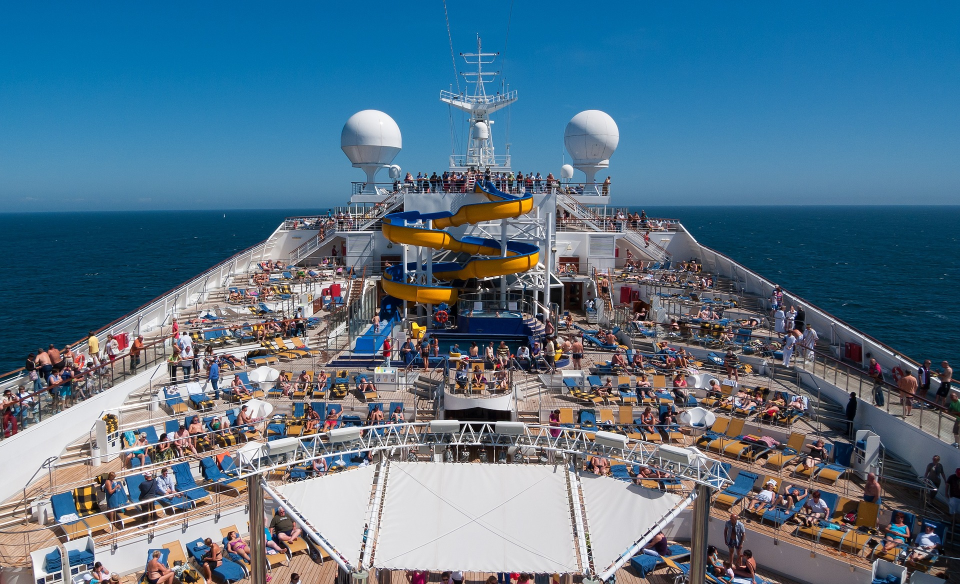
//> input picture ship.jpg, 1920 x 1168 px (shown at 1/2 size)
$ ./main   (built with g++ and OpenCV 4)
//> lines starting //> are read from the running program, lines starting //| are printed output that depends on the picture; after the words box and inside, x2 and y2 are one past the last pixel; in counts of white or black regions, pixels touching at a corner belong together
/****************************************************
 *                  Image Processor                 *
 *              Aeolus Robotics test 1/2            *
 *                                                  *
 *                                                  *
 * The algorithm has two classes:                   *
 *  region: implements the find_region (to debug)   *
 *          and                                     *
 *          find_perimeter and save_pixels          *
 *          operations.                             *
 *  display:implements the display_image and        *
 *          display_pixels operations.              *
 *                                                  *
 * Author: José Jaramillo                           *
 ****************************************************/

#include <bits/stdc++.h>
#include <opencv2/core/core.hpp>
#include <opencv2/highgui/highgui.hpp>
#include <iostream>

using namespace std;
using namespace cv;

// >>>>>>>>>> class: region <<<<<<<<<<

class region
{
    public:
    int id;
    Mat _region;


    // Constructors
    region(Mat image, int pixel_X, int pixel_Y,int greedy){		//Find region
	    //	Region can be find in a grayscale image
        int reference_pixel_intensity= (int)image.at<uchar>(pixel_X,pixel_Y);
        cout << "Pixel intensity is: " << reference_pixel_intensity << endl;
        cout << "Image size: " << image.cols << " x " << image.rows << endl;

        _region = Mat::ones(image.rows,image.cols, CV_8UC1);
        cout << "Image size: " << _region.cols << " x " << image.rows << endl;

        checkPixel(image,_region,pixel_X,pixel_Y,reference_pixel_intensity,greedy);

        checkSurroundingPixels(image,_region,pixel_X,pixel_Y,reference_pixel_intensity,greedy);


	}

	region(const region& reg){		//Find perimeters

        _region = Mat::ones(reg._region.rows,reg._region.cols, CV_8UC1);

        // iterate over all pixels and find borders

        for (int i=0; i<_region.rows; i++){
            for (int j=0; j< _region.cols; j++){
                if(border(_region, reg._region, i, j)){
                    _region.at<uchar>(i,j)= 255;
                }


            }
        }


	}


    // Member Functions()
    void save_pixels(std::string directory){
        imwrite(directory,_region);

    }

    inline Mat getRegion(){

        return _region;
    }


    private:

    bool checkPixel(Mat image, Mat& _region, int position_X, int position_Y, int reference_intensity, int greedy){
        int pixel_intensity= (int)image.at<uchar>(position_X,position_Y);
        //  check if pixel intensity is close to the reference pixel and add to region
        //cout << "Pos x " << position_X  <<  " pos y "<< position_Y<<endl;
        if (pixel_intensity > reference_intensity-greedy && pixel_intensity < reference_intensity+greedy){
            _region.at<uchar>(position_X,position_Y)= 255;
            return true;
            //cout << "Pos x " << position_X  <<  " pos y "<< position_Y<<endl;
        }
        return false;
    }

    bool checkSurroundingPixels(Mat image, Mat& _region, int position_X, int position_Y, int reference_intensity, int greedy){
        if(position_X-1>=0){
            if( (int)_region.at<uchar>(position_X-1,position_Y)==1 &&
                checkPixel(image,_region,position_X-1,position_Y,reference_intensity,greedy)){

                checkSurroundingPixels(image,_region,position_X-1,position_Y,reference_intensity,greedy);

            }

        }

        // [10 lines of commented-out code are left out]
        if(position_Y-1>=0){
            if( (int)_region.at<uchar>(position_X,position_Y-1)==1 &&
                checkPixel(image,_region,position_X,position_Y-1,reference_intensity,greedy)){

                checkSurroundingPixels(image,_region,position_X,position_Y-1,reference_intensity,greedy);

            }
        }
        if(position_Y+1<_region.cols){
            if( (int)_region.at<uchar>(position_X,position_Y+1)==1 &&
                checkPixel(image,_region,position_X,position_Y+1,reference_intensity,greedy)){

                checkSurroundingPixels(image,_region,position_X+1,position_Y,reference_intensity,greedy);

            }

        }


    }

    // Check if pixel is border
    bool border (Mat& _region, Mat origin, int position_X, int position_Y){
        if((int)origin.at<uchar>(position_X,position_Y)==1){
            return false;
        }

        if(position_X-1>=0){
            if( (int)origin.at<uchar>(position_X-1,position_Y)==1){

                return true;

            }

        }


        if(position_X+1<origin.rows){
            if( (int)origin.at<uchar>(position_X+1,position_Y)==1){

                return true;

            }

        }

        if(position_Y-1>=0){
            if( (int)origin.at<uchar>(position_X,position_Y-1)==1){

                return true;


            }
        }
        if(position_Y+1<origin.cols){
            if( (int)origin.at<uchar>(position_X,position_Y+1)==1){

                return true;

            }
        }

    }

};

// >>>>>>>>>> class: display <<<<<<<<<<

class display
{
    public:
    int id;

    // Constructors
    display(Mat image){		//display_image
        namedWindow( "Display window2", WINDOW_AUTOSIZE );// Create a window for display.
        imshow( "Display window2", image );                   // Show our image inside it.

        waitKey(0);


	}

	display(region& reg){		//display_pixels
        namedWindow( "Display window2", WINDOW_AUTOSIZE );// Create a window for display.
        imshow( "Display window2", reg._region );                   // Show our image inside it.

        waitKey(0);

	}

	display(Mat image, region& reg){		//display_image with display_pixels

        for (int i=0; i<reg._region.rows; i++){
            for (int j=0; j<reg._region.cols; j++){
                if((int)reg._region.at<uchar>(i,j)==255){
                    image.at<uchar>(i,j*3)= 255;
                }


            }
        }
        namedWindow( "Display window2", WINDOW_AUTOSIZE );// Create a window for display.
        imshow( "Display window2", image );                   // Show our image inside it.

        waitKey(0);

	}


};

int main() {


    // Read image from disk (taken from opencv tutorials)

    Mat image;
    Mat imagebw;

    image = imread("ship.jpg", CV_LOAD_IMAGE_COLOR);
//> image is the input picture: 1168 rows x 1920 cols, CV_8UC3; mean B, G, R 135.6, 115.1, 86
    imagebw = imread("ship.jpg", CV_LOAD_IMAGE_GRAYSCALE);   // Read the file
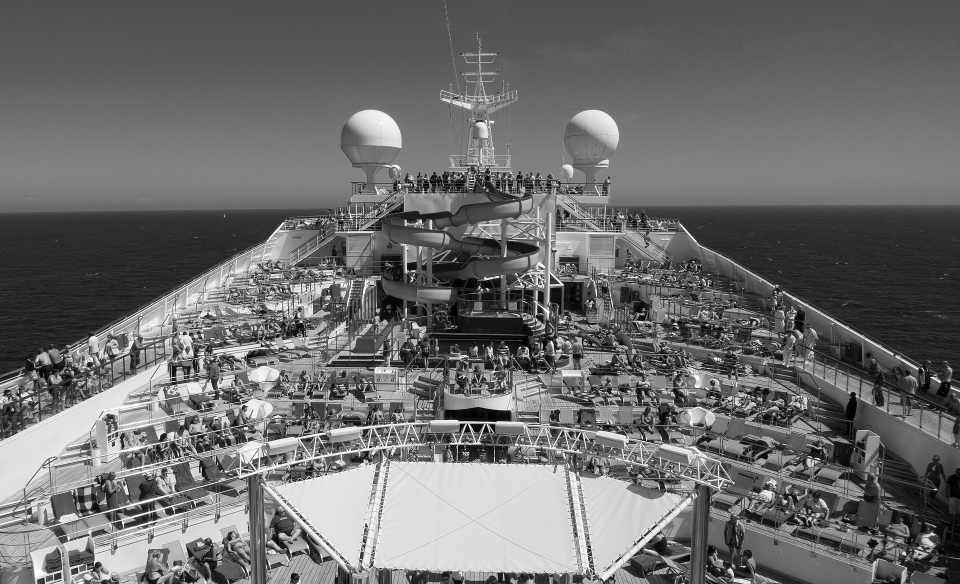
//> imagebw: 1168 rows x 1920 cols, CV_8UC1 (shown at 1/2 size); min 0, max 255, mean 108.7

    if(! image.data ){                              // Check for invalid input
            cout <<  "Could not open or find the image" << std::endl ;
            return -1;
        }


    region obj2(imagebw,500,450,20);
//> in region, `int reference_pixel_intensity= (int)image.at<uchar>(pixel_X,pixel_Y);`: reference_pixel_intensity = 46
//| Pixel intensity is: 46
//| Image size: 1920 x 1168
//| Image size: 1920 x 1168
//> in region, `checkPixel(image,_region,pixel_X,pixel_Y,reference_pixel_intensity,gre..`:
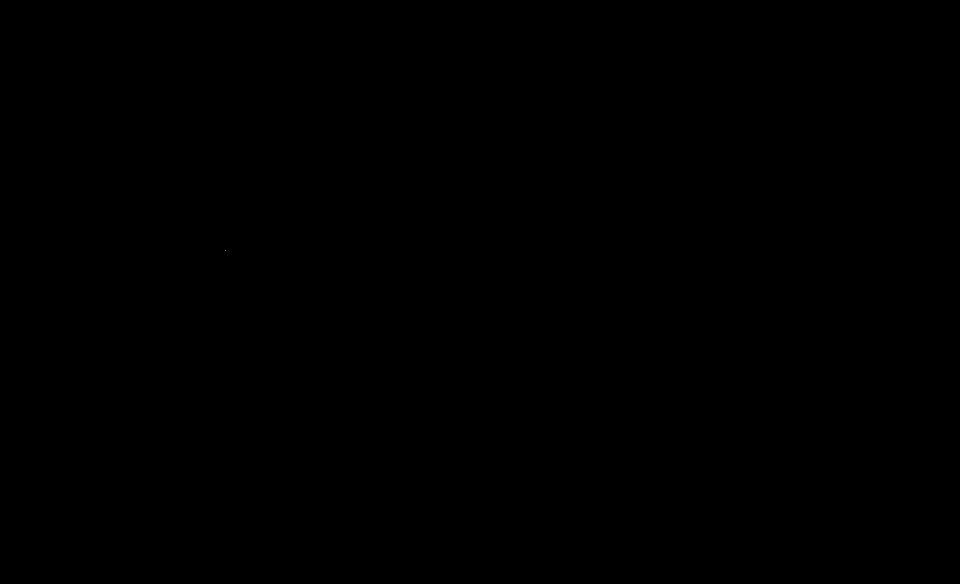
//> _region: 1168 rows x 1920 cols, CV_8UC1 (shown at 1/2 size); values 1 (black) and 255 (white), 0% white in thin lines or dots, all inside (x1, y1, x2, y2) = (450, 500, 451, 501)
//> in checkPixel (call 2), `_region.at<uchar>(position_X,position_Y)= 255;`: _region: 1168 rows x 1920 cols, CV_8UC1; values 1 (black) and 255 (white), 0% white in thin lines or dots, all inside (x1, y1, x2, y2) = (450, 499, 451, 501)
//> in checkPixel (call 3), `_region.at<uchar>(position_X,position_Y)= 255;`: _region: 1168 rows x 1920 cols, CV_8UC1; values 1 (black) and 255 (white), 0% white in thin lines or dots, all inside (x1, y1, x2, y2) = (450, 498, 451, 501)
//> in checkPixel (call 4), `_region.at<uchar>(position_X,position_Y)= 255;`: _region: 1168 rows x 1920 cols, CV_8UC1; values 1 (black) and 255 (white), 0% white in thin lines or dots, all inside (x1, y1, x2, y2) = (450, 497, 451, 501)
//> in checkPixel (call 5), `_region.at<uchar>(position_X,position_Y)= 255;`: _region: 1168 rows x 1920 cols, CV_8UC1; values 1 (black) and 255 (white), 0% white in thin lines or dots, all inside (x1, y1, x2, y2) = (450, 496, 451, 501)
//> in checkPixel (call 6), `_region.at<uchar>(position_X,position_Y)= 255;`: _region: 1168 rows x 1920 cols, CV_8UC1; values 1 (black) and 255 (white), 0% white in thin lines or dots, all inside (x1, y1, x2, y2) = (450, 495, 451, 501)
//> in checkPixel (call 7), `_region.at<uchar>(position_X,position_Y)= 255;`: _region: 1168 rows x 1920 cols, CV_8UC1; values 1 (black) and 255 (white), 0% white in thin lines or dots, all inside (x1, y1, x2, y2) = (450, 494, 451, 501)
//> in checkPixel (call 8), `_region.at<uchar>(position_X,position_Y)= 255;`: _region: 1168 rows x 1920 cols, CV_8UC1; values 1 (black) and 255 (white), 0% white in thin lines or dots, all inside (x1, y1, x2, y2) = (450, 493, 451, 501)
//> in checkSurroundingPixels (call 8), `if( (int)_region.at<uchar>(position_X-1,position_Y)==1 && checkPixel(i..`: _region: 1168 rows x 1920 cols, CV_8UC1; values 1 (black) and 255 (white), 0% white in thin lines or dots, all inside (x1, y1, x2, y2) = (450, 492, 451, 501)
//> in checkSurroundingPixels (call 8), `checkSurroundingPixels(image,_region,position_X-1,position_Y,reference..`:
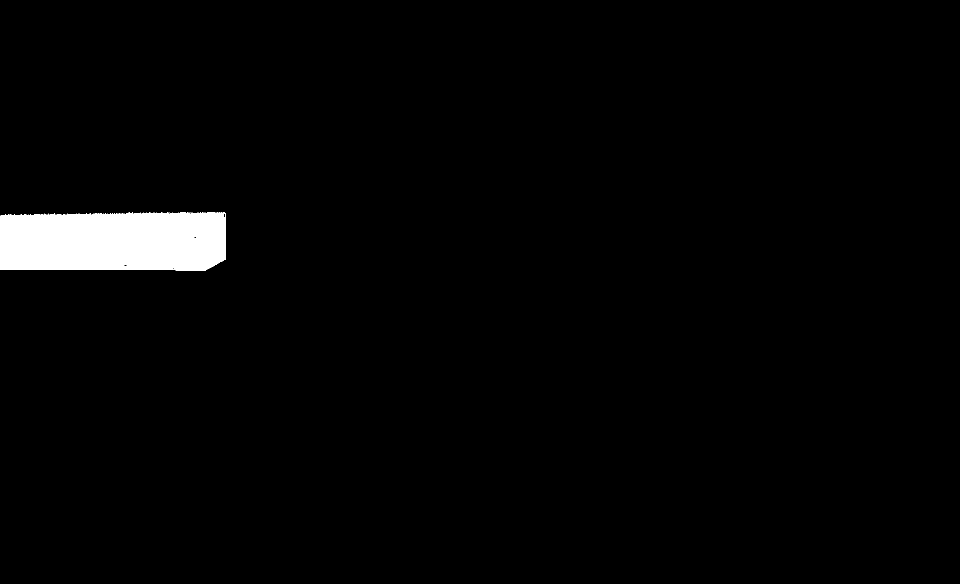
//> _region: 1168 rows x 1920 cols, CV_8UC1 (shown at 1/2 size); values 1 (black) and 255 (white), 2.2% white; 1 white region, box (x1, y1, x2, y2) and area: (0, 424, 452, 542) 50028
    obj2._region;
    region obj3(obj2);
//> in region, `_region = Mat::ones(reg._region.rows,reg._region.cols, CV_8UC1);`: _region: 1168 rows x 1920 cols, CV_8UC1; every value is 1
//> after the loop in region, `for (int i=0; i<_region.rows; i++)`:
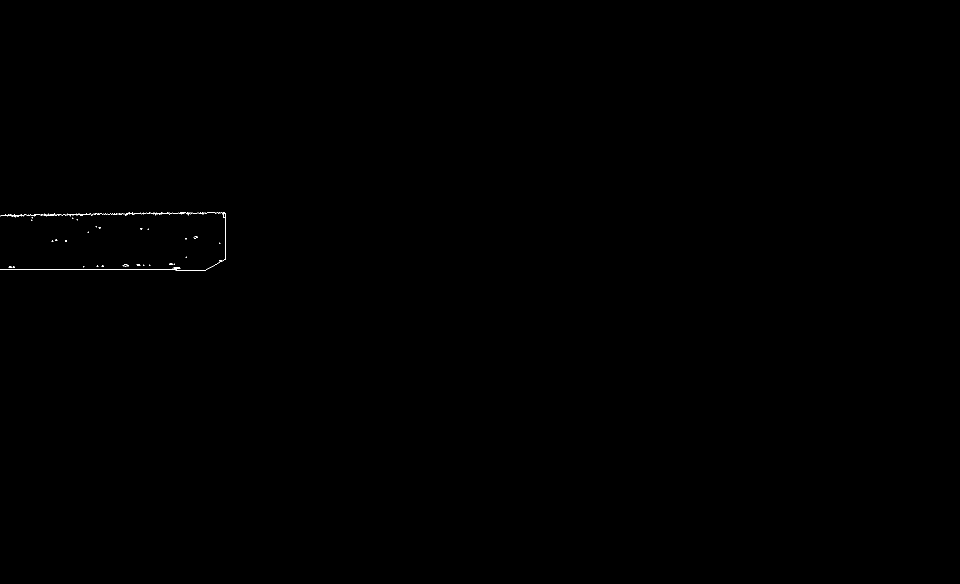
//> _region: 1168 rows x 1920 cols, CV_8UC1 (shown at 1/2 size); values 1 (black) and 255 (white), 0.07% white in thin lines or dots, all inside (x1, y1, x2, y2) = (0, 424, 452, 542)
    display image1(image);
    display image2(obj2);
    display image3(obj3);
    display image4(image,obj2);
//> after the loop in display, `for (int i=0; i<reg._region.rows; i++)`:
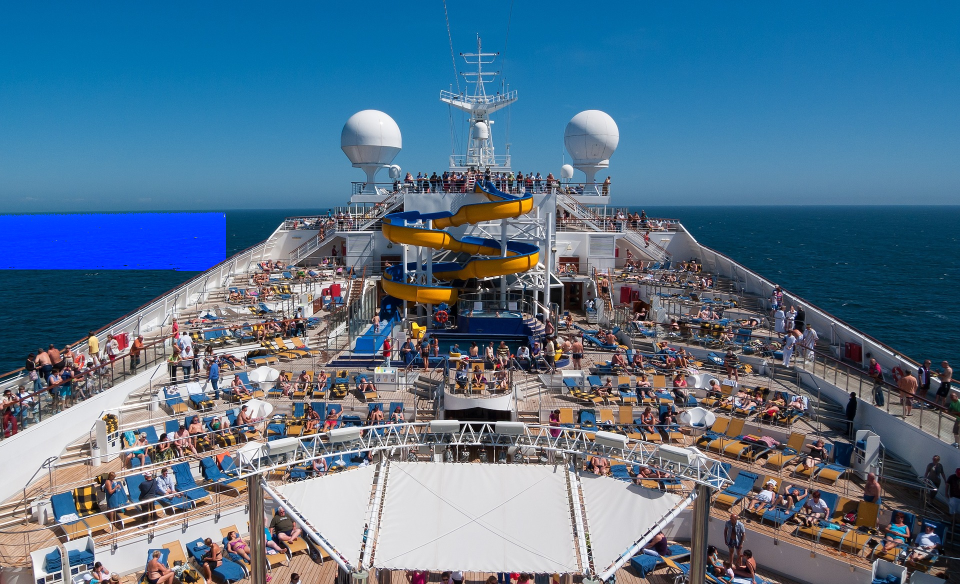
//> image: 1168 rows x 1920 cols, CV_8UC3 (shown at 1/2 size); 2.23% of pixels changed, all inside (x1, y1, x2, y2) = (0, 424, 452, 542)


    return 0;

}
